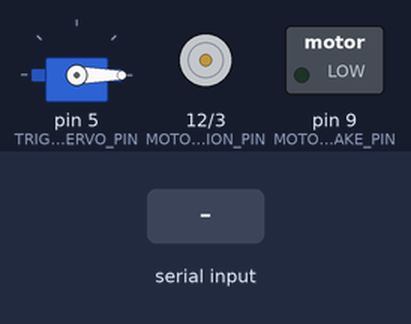
Bench run of a sketch on a simulated Arduino Uno, built with avr-gcc and run on an emulated ATmega328P. On the bench: servo, direction and speed pins drawn as motors (green arrow = direction pin HIGH = forward, orange = LOW = backward, longer = more drive), switched loads named in the sketch (green lamp = pin HIGH). The inputs (shaded band) are chosen by the test bench.

Above: at 1.3 s.
1.4 s: "-\n" received over Serial
At 1.79 s:
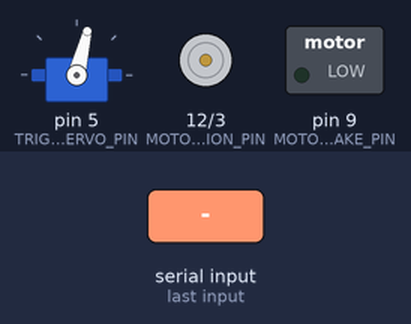
At 3.0 s:
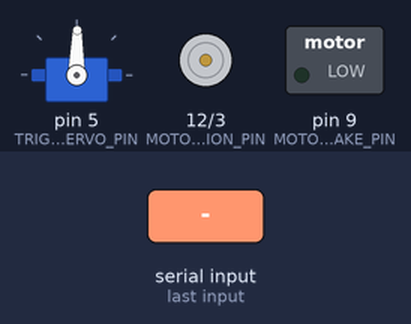
3.3 s: "30,150\n" received over Serial
At 4.3 s:
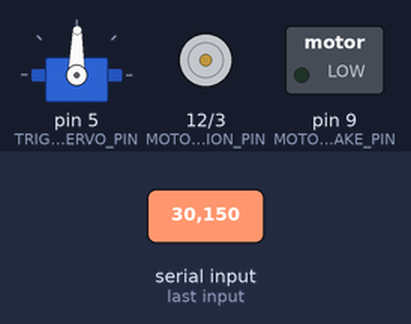
Timing chart, 0 to 6.3 s (numbered marks = the images above; inputs shaded):
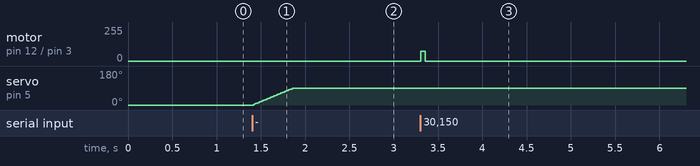

Measured:
- after the input at 1.4 s, servo on pin 5 (TRIGGER_SERVO_PIN): moves from 0° to 89° over 0.43 s, starting at once
- after the input at 3.3 s, motor on pin 12 (MOTOR_A_DIRECTION_PIN) / pin 3 (MOTOR_A_SPEED_PIN): stopped → forward 74/255 at once, → stopped 0.05 s later

The sketch:

serialCatapult.ino
```cpp
// serialCatapult.ino
#include <Servo.h>

Servo triggerServo;

const float CPLANE_BORDER = 1023/2;

const float Y_AXIS_THRESHOLD_FACTOR = 0.25;

const float Y_THRESHOLD = Y_AXIS_THRESHOLD_FACTOR * CPLANE_BORDER;

const float FULL_SPEED = 255.0;
const int FORWARD = HIGH;
const int BACKWARD = LOW;

const int NUMBER_OF_FIELDS = 7;
int fieldIndex = 0;
int values[NUMBER_OF_FIELDS];

const int MOTOR_A_BRAKE_PIN = 9;
const int MOTOR_A_DIRECTION_PIN = 12;
const int MOTOR_A_SPEED_PIN = 3;

const int TRIGGER_SERVO_PIN = 5;

unsigned long lastSerialAvailable = 0;
const unsigned long NO_SERIAL_AVAILABLE_INTERVAL = 50;

int sign = 1;

const int TRIGGER_LOCK_POSITION = 0;
const int TRIGGER_RELEASE_POSITION = 90;

int triggerServoDegrees = TRIGGER_LOCK_POSITION;

void setup() {
  Serial.begin(9600);

  triggerServo.attach(TRIGGER_SERVO_PIN);
  triggerServo.write(triggerServoDegrees);
  delay(100);
  triggerServo.detach();

  // Setup Channel A
  pinMode(MOTOR_A_DIRECTION_PIN, OUTPUT);   // Initiates Motor Channel A pin
  pinMode(MOTOR_A_BRAKE_PIN, OUTPUT);       // Initiates Brake Channel A pin
  digitalWrite(MOTOR_A_BRAKE_PIN, LOW);     // Disengage the Brake for Channel A
}

void loop() {
  if (Serial.available() > 0) {
    lastSerialAvailable = millis();

    char ch = Serial.read();

    if (ch == '-') {
      sign = -1;
    } else if (ch >= '0' && ch <= '9') {
      values[fieldIndex] = (values[fieldIndex] * 10) + (ch - '0');
    } else if (ch == ',') {
      values[fieldIndex] = values[fieldIndex] * sign;
      sign = 1;
      if (fieldIndex < NUMBER_OF_FIELDS - 1) {
        fieldIndex++;
      }
    } else if (ch == '\n') {
      int x = values[0];
      int y = values[1];
      int select = values[2];
      int right = values[3];
      int up = values[4];
      int down = values[5];
      int left = values[6];

      if (up == 0) {
        releaseTrigger();
      } else if (down == 0) {
        lockTrigger();
      }

      driveMotorShield(y);

      for (int i = 0; i < NUMBER_OF_FIELDS; i++) {
        values[i] = 0;
      }

      fieldIndex = 0;
    }
  } else if (millis() - lastSerialAvailable > NO_SERIAL_AVAILABLE_INTERVAL) {
    driveMotorShield(0);
  }
}

void driveMotorShield(int y) {
  // At center: No motion
  if (abs(y) < Y_THRESHOLD) {
    analogWrite(MOTOR_A_SPEED_PIN, 0);

    return;
  }

  float s = FULL_SPEED * y / CPLANE_BORDER;

  boolean d = s < 0 ? BACKWARD : FORWARD;

  s = abs(s);

  // Motor A
  digitalWrite(MOTOR_A_DIRECTION_PIN, d); // Establishes direction of Channel A
  analogWrite(MOTOR_A_SPEED_PIN, s);      // Spins the motor on Channel A
}

void releaseTrigger() {
  triggerServo.attach(TRIGGER_SERVO_PIN);

  for (; triggerServoDegrees < TRIGGER_RELEASE_POSITION; triggerServoDegrees += 1) {
    triggerServo.write(triggerServoDegrees);
    delay(5);
  }

  triggerServo.detach();
}

void lockTrigger() {
  triggerServo.attach(TRIGGER_SERVO_PIN);

  for (; triggerServoDegrees > TRIGGER_LOCK_POSITION; triggerServoDegrees -= 1) {
    triggerServo.write(triggerServoDegrees);
    delay(5);
  }

  triggerServo.detach();
}
```
